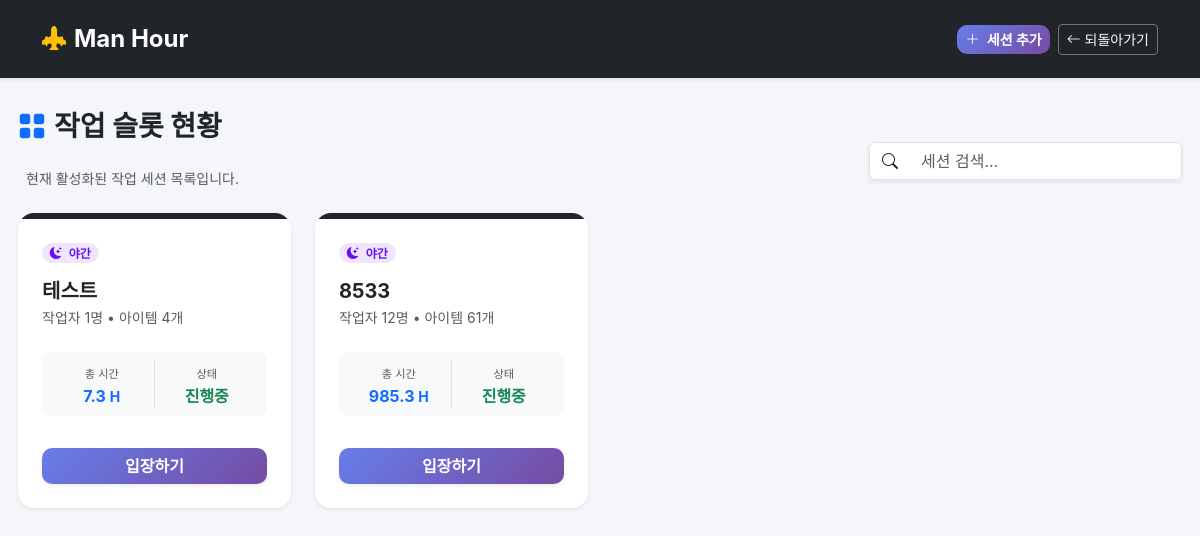
Before: /sessions/ (signed in) with the older database file.
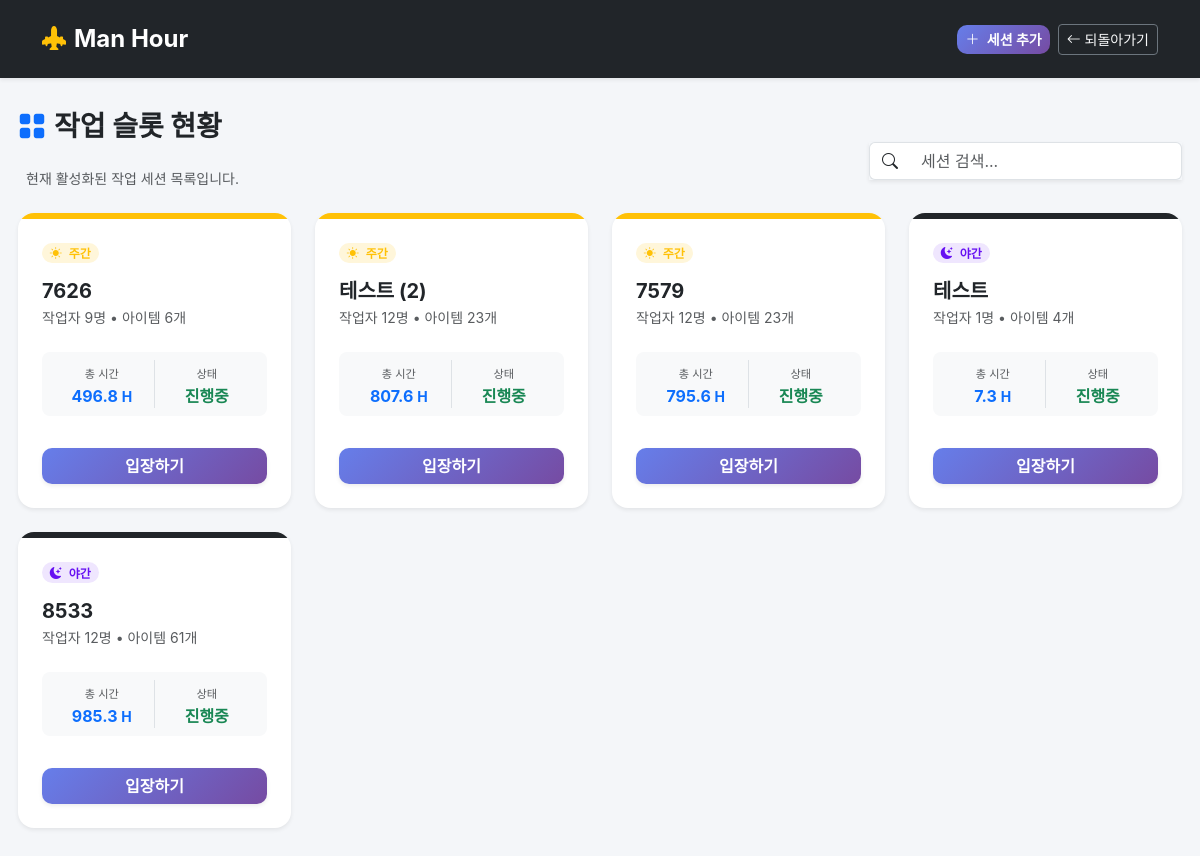
After: the same page with the newer database file.
### manning/models.py (models this page shows, shortened)
class WorkSession(models.Model):
    SHIFT_DAY = "DAY"
    SHIFT_NIGHT = "NIGHT"
    SHIFT_CHOICES = [
        (SHIFT_DAY, "주간 (08:00 ~ 20:00)"),
        (SHIFT_NIGHT, "야간 (20:00 ~ 익일 08:00)"),
    ]
    name = models.CharField(max_length=100, verbose_name="세션 이름")
    created_at = models.DateTimeField(auto_now_add=True)
    is_active = models.BooleanField(default=True)
    shift_type = models.CharField(
        max_length=10,
        choices=SHIFT_CHOICES,
        default=SHIFT_DAY,
        verbose_name="근무 형태",
    )

### manning/views.py (the view)
# urls.py: path("sessions/", views.SessionListView.as_view(), name="session_list"),
class SessionListView(SimpleLoginRequiredMixin, ListView):
    model = WorkSession
    template_name = "manning/session_list.html"
    context_object_name = "active_sessions"
    def get_queryset(self):
        return (
            WorkSession.objects.filter(is_active=True)
            .annotate(
                worker_count=Count("worker", distinct=True),
                item_count=Count(
                    "workitem", filter=~Q(workitem__work_order="간비"), distinct=True
                ),
                total_mh=Coalesce(
                    Sum("workitem__work_mh", filter=~Q(workitem__work_order="간비")),
                    0.0,
                    output_field=FloatField(),
                ),
            )
            .order_by("-created_at")
        )
    def get_context_data(self, **kwargs):
        context = super().get_context_data(**kwargs)
        context["active_count"] = self.object_list.count()
        context["navbar_template"] = "manning/navbar/navbar_back_session.html"
        return context

### manning/views.py (called while the page is built)
    def dispatch(self, request, *args, **kwargs):
        if not request.session.get("is_authenticated"):
            return redirect("login")
        return super().dispatch(request, *args, **kwargs)

### manning/templates/manning/session_list.html (shortened to what this page needs)
{% extends 'manning/base/base.html' %}
{% load static %}
{% block css %}
<link rel="stylesheet" href="{% static 'css/base.css' %}" />
{% endblock css %}
{% block content %}
<div
    class="app-content d-flex flex-column flex-md-row justify-content-between align-items-md-center gap-3"
>
    <div>
        <h3 class="fw-bold mb-1 text-dark">
            <i class="bi bi-grid-fill me-2 text-primary"></i>작업 슬롯 현황
        </h3>
        <p class="text-muted my-4 ms-2 small">현재 활성화된 작업 세션 목록입니다.</p>
    </div>
    <div class="d-flex gap-2">
        <div class="input-group shadow-sm">
            <span class="input-group-text bg-white border-end-0"
                ><i class="bi bi-search"></i
            ></span>
            <input
                type="text"
                class="form-control border-start-0"
                placeholder="세션 검색..."
                id="sessionSearch"
            />
        </div>
    </div>
</div>
<div class="row g-4" id="sessionsGrid" data-aos="fade-up">
    {% for session in active_sessions %}
    <div class="col-12 col-md-6 col-lg-3 session-col">
        <div class="card h-100 border-0 shadow-sm card-hover position-relative">
            <div
                class="h-1 w-100 {% if session.shift_type == 'NIGHT' %}bg-dark{% else %}bg-warning{% endif %}"
                style="height: 6px"
            ></div>
            <div class="card-body p-4 d-flex flex-column">
                <div
                    class="d-flex justify-content-between align-items-start mb-3"
                >
                    {% if session.shift_type == 'NIGHT' %}
                    <span class="badge bg-soft-indigo text-indigo rounded-pill"
                        ><i class="bi bi-moon-stars-fill me-1"></i>
                        야간
                    </span>
                    {% else %}
                    <span
                        class="badge bg-soft-warning text-warning rounded-pill"
                        ><i class="bi bi-sun-fill me-1"></i>
                        주간
                    </span>
                    {% endif %}
                </div>
                <h5 class="card-title fw-bold mb-1 text-truncate">
                    {{ session.name }}
                </h5>
                <p class="text-muted small mb-4">
                    작업자 {{ session.worker_count }}명 • 아이템 {{ session.item_count }}개
                </p>
                <div
                    class="d-flex justify-content-between bg-light p-2 rounded-3 mb-4"
                >
                    <div class="text-center w-50 border-end">
                        <small class="text-muted" style="font-size: 0.7rem"
                            >총 시간</small
                        >
                        <div class="fw-bold text-primary">
                            {{ session.total_mh|floatformat:1 }}
                            <span class="small">H</span>
                        </div>
                    </div>
                    <div class="text-center w-50">
                        <small class="text-muted" style="font-size: 0.7rem"
                            >상태</small
                        >
                        <div class="fw-bold text-success">진행중</div>
                    </div>
                </div>
                <div class="mt-auto d-grid gap-2">
                    <a
                        href="{% url 'result_view' session.id %}"
                        class="btn btn-primary fw-bold shadow-sm"
                    >
                        입장하기
                    </a>
                </div>
            </div>
        </div>
    </div>
    {% endfor %}
</div>
{% endblock content %}

### manning/templates/manning/base/base.html (shortened to what this page needs)
{% load static %}
<!doctype html>
<html lang="ko">
    <head>
        <link
            rel="stylesheet"
            as="style"
            crossorigin
            href="https://cdn.jsdelivr.net/gh/orioncactus/pretendard@v1.3.8/dist/web/static/pretendard.css"
        />
        <link
            href="https://cdn.jsdelivr.net/npm/bootstrap@5.3.0/dist/css/bootstrap.min.css"
            rel="stylesheet"
        />
        <link
            rel="stylesheet"
            href="https://cdn.jsdelivr.net/npm/bootstrap-icons@1.10.5/font/bootstrap-icons.css"
        />
        <link
            href="https://unpkg.com/aos@2.3.1/dist/aos.css"
            rel="stylesheet"
        />
        <link rel="stylesheet" href="{% static 'css/ios_ipad.css' %}" />
        {% block css %}{% endblock css %} {% block js %}{% endblock js %}
    </head>
    <body>
        {% include navbar_template|default:"manning/navbar/navbar_base.html" %}
        <div class="ios-wrap">
            {% block content %} {% endblock content %}
        </div>
    </body>
</html>

### manning/templates/manning/navbar/navbar_back_session.html
{% extends "manning/navbar/navbar_base.html" %}
{% block nav_return %}
<a href="{% url 'create_session' %}" class="btn btn-primary btn-sm fw-bold">
    <i class="bi bi-plus-lg me-1"></i> 세션 추가
</a>
<a
    href="{% url 'index' %}"
    class="btn btn-outline-secondary btn-sm text-light"
>
    <i class="bi bi-arrow-left"></i>
    <span class="d-none d-md-inline">되돌아가기</span>
</a>
{% endblock nav_return %}

### manning/templates/manning/navbar/navbar_base.html (shortened to what this page needs)
<nav
    class="navbar navbar-expand-lg navbar-dark bg-dark py-3 mb-4 shadow-sm fixed-top w-100"
>
    <div class="app-content container d-flex justify-content-between align-items-center">
        <a
            class="navbar-brand d-flex align-items-center gap-2 fw-bold fs-4"
            href="{% url 'index' %}"
        >
            <i class="bi bi-airplane-engines-fill text-warning"></i>
            <span>Man Hour</span>
        </a>
        <div class="d-flex align-items-center gap-2">
            {% block nav_return %}{% endblock nav_return %}
        </div>
    </div>
</nav>

### static/css/ios_ipad.css (style rules this page uses)
:root { --ios-bg: #f2f2f7; --ios-card: #ffffff; --ios-border: rgba(0, 0, 0, 0.08); --ios-shadow: 0 10px 30px rgba(0, 0, 0, 0.06); }
* { margin: 0; padding: 0; }
body { background: var(--ios-bg); }
.ios-wrap { max-width: 1200px; margin: 0 auto; padding: 110px 18px 60px; }

### static/css/base.css (style rules this page uses)
body { font-family: "Pretendard", -apple-system, BlinkMacSystemFont, system-ui, Roboto, "Helvetica Neue", "Segoe UI", "Apple SD Gothic Neo", "Noto Sans KR", "Malgun Gothic", "Apple Color Emoji", "Segoe UI Emoji", "Segoe UI Symbol", sans-serif; background-color: #f4f6f9; color: #495057; padding-bottom: 60px; margin: 0; padding: 0; }
.card { border: none; border-radius: 16px; background: #ffffff; box-shadow: 0 4px 20px rgba(0, 0, 0, 0.03); transition: transform 0.3s ease, box-shadow 0.3s ease; overflow: hidden; }
.btn-primary { background: linear-gradient(135deg, #667eea 0%, #764ba2 100%); border: none; border-radius: 10px; font-weight: 600; color: #ffffff; transition: all 0.2s ease; }
.bg-soft-warning { background-color: rgba(255, 193, 7, 0.15); color: #b48608; }
.bg-soft-indigo { background-color: rgba(102, 16, 242, 0.1); color: #6610f2; }
.text-indigo { color: #6610f2 !important; }

### manning/templates/manning/session_list.html (style rules this page uses)
.bg-soft-indigo { background-color: #e0e7ff; }
.text-indigo { color: #4338ca; }
.bg-soft-warning { background-color: #fef3c7; }

Changed rows visible on the page:
added WorkSession: shift_type "DAY" (drawn), name "7626", worker_count "9", item_count "6", total_mh "496.8"
added WorkSession: shift_type "DAY" (drawn), name "테스트 (2)", worker_count "12", item_count "23", total_mh "807.6"
added WorkSession: shift_type "DAY" (drawn), name "7579", worker_count "12", item_count "23", total_mh "795.6"
